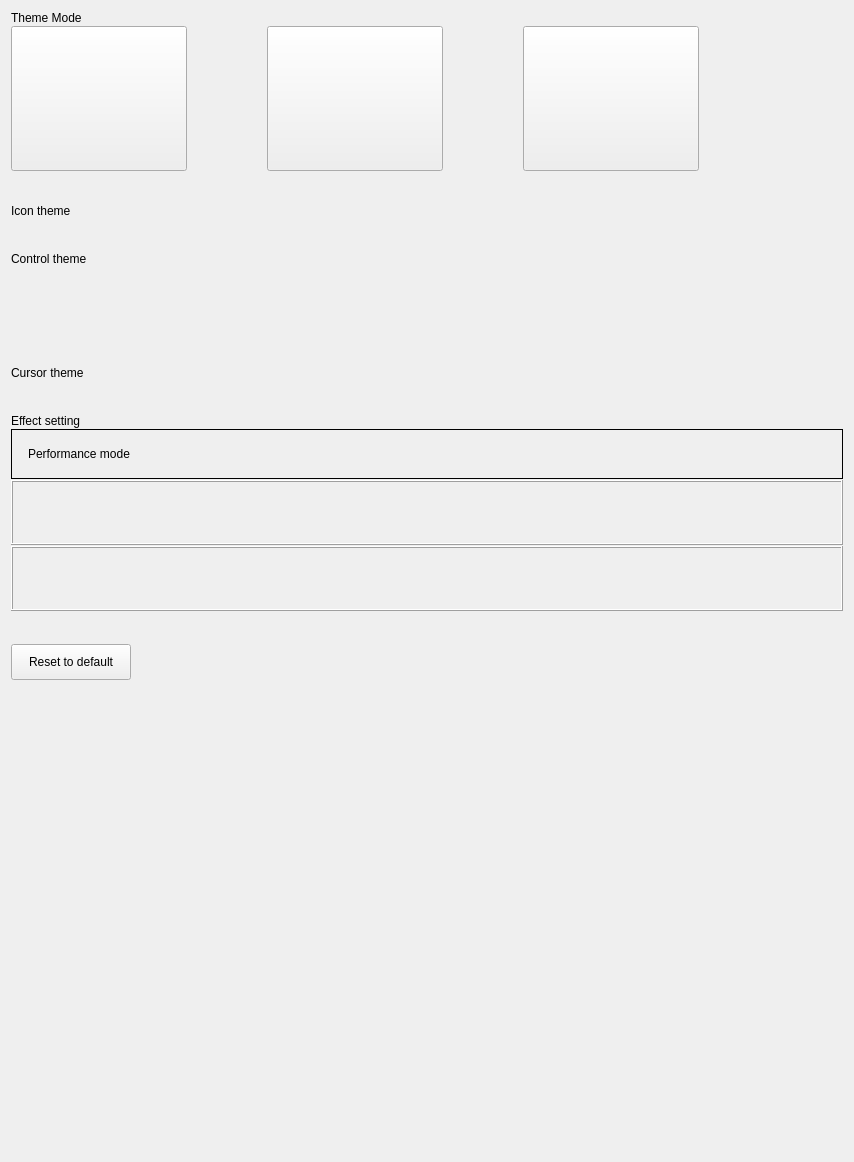
<?xml version="1.0" encoding="UTF-8"?>
<ui version="4.0">
 <class>Theme</class>
 <widget class="QWidget" name="Theme">
  <property name="geometry">
   <rect>
    <x>0</x>
    <y>0</y>
    <width>854</width>
    <height>1162</height>
   </rect>
  </property>
  <property name="minimumSize">
   <size>
    <width>0</width>
    <height>0</height>
   </size>
  </property>
  <property name="maximumSize">
   <size>
    <width>16777215</width>
    <height>16777215</height>
   </size>
  </property>
  <property name="windowTitle">
   <string notr="true">Theme</string>
  </property>
  <layout class="QVBoxLayout" name="verticalLayout_2">
   <item>
    <widget class="QWidget" name="widget" native="true">
     <layout class="QVBoxLayout" name="verticalLayout_3">
      <property name="spacing">
       <number>0</number>
      </property>
      <property name="leftMargin">
       <number>0</number>
      </property>
      <property name="topMargin">
       <number>0</number>
      </property>
      <property name="rightMargin">
       <number>0</number>
      </property>
      <property name="bottomMargin">
       <number>0</number>
      </property>
      <item>
       <layout class="QVBoxLayout" name="verticalLayout">
        <property name="spacing">
         <number>1</number>
        </property>
        <property name="bottomMargin">
         <number>10</number>
        </property>
        <item>
         <widget class="QLabel" name="titleLabel">
          <property name="sizePolicy">
           <sizepolicy hsizetype="Fixed" vsizetype="Fixed">
            <horstretch>0</horstretch>
            <verstretch>0</verstretch>
           </sizepolicy>
          </property>
          <property name="text">
           <string>Theme Mode</string>
          </property>
         </widget>
        </item>
        <item>
         <widget class="QWidget" name="themeModeWidget" native="true">
          <property name="minimumSize">
           <size>
            <width>0</width>
            <height>145</height>
           </size>
          </property>
          <property name="maximumSize">
           <size>
            <width>16777215</width>
            <height>145</height>
           </size>
          </property>
          <layout class="QHBoxLayout" name="horizontalLayout_2">
           <property name="spacing">
            <number>16</number>
           </property>
           <property name="leftMargin">
            <number>0</number>
           </property>
           <property name="topMargin">
            <number>0</number>
           </property>
           <property name="rightMargin">
            <number>0</number>
           </property>
           <property name="bottomMargin">
            <number>0</number>
           </property>
           <item>
            <widget class="QPushButton" name="defaultButton">
             <property name="sizePolicy">
              <sizepolicy hsizetype="Minimum" vsizetype="Preferred">
               <horstretch>0</horstretch>
               <verstretch>0</verstretch>
              </sizepolicy>
             </property>
             <property name="minimumSize">
              <size>
               <width>176</width>
               <height>0</height>
              </size>
             </property>
             <property name="maximumSize">
              <size>
               <width>176</width>
               <height>16777215</height>
              </size>
             </property>
             <property name="text">
              <string/>
             </property>
             <property name="checkable">
              <bool>true</bool>
             </property>
             <attribute name="buttonGroup">
              <string notr="true">themeModeBtnGroup</string>
             </attribute>
            </widget>
           </item>
           <item>
            <spacer name="horizontalSpacer_9">
             <property name="orientation">
              <enum>Qt::Horizontal</enum>
             </property>
             <property name="sizeType">
              <enum>QSizePolicy::Maximum</enum>
             </property>
             <property name="sizeHint" stdset="0">
              <size>
               <width>64</width>
               <height>20</height>
              </size>
             </property>
            </spacer>
           </item>
           <item>
            <widget class="QPushButton" name="lightButton">
             <property name="sizePolicy">
              <sizepolicy hsizetype="Minimum" vsizetype="Preferred">
               <horstretch>0</horstretch>
               <verstretch>0</verstretch>
              </sizepolicy>
             </property>
             <property name="minimumSize">
              <size>
               <width>176</width>
               <height>0</height>
              </size>
             </property>
             <property name="maximumSize">
              <size>
               <width>176</width>
               <height>16777215</height>
              </size>
             </property>
             <property name="text">
              <string/>
             </property>
             <property name="checkable">
              <bool>true</bool>
             </property>
             <attribute name="buttonGroup">
              <string notr="true">themeModeBtnGroup</string>
             </attribute>
            </widget>
           </item>
           <item>
            <spacer name="horizontalSpacer_10">
             <property name="orientation">
              <enum>Qt::Horizontal</enum>
             </property>
             <property name="sizeType">
              <enum>QSizePolicy::Maximum</enum>
             </property>
             <property name="sizeHint" stdset="0">
              <size>
               <width>64</width>
               <height>20</height>
              </size>
             </property>
            </spacer>
           </item>
           <item>
            <widget class="QPushButton" name="darkButton">
             <property name="sizePolicy">
              <sizepolicy hsizetype="Minimum" vsizetype="Preferred">
               <horstretch>0</horstretch>
               <verstretch>0</verstretch>
              </sizepolicy>
             </property>
             <property name="minimumSize">
              <size>
               <width>176</width>
               <height>0</height>
              </size>
             </property>
             <property name="maximumSize">
              <size>
               <width>176</width>
               <height>16777215</height>
              </size>
             </property>
             <property name="text">
              <string/>
             </property>
             <property name="checkable">
              <bool>true</bool>
             </property>
             <attribute name="buttonGroup">
              <string notr="true">themeModeBtnGroup</string>
             </attribute>
            </widget>
           </item>
           <item>
            <spacer name="horizontalSpacer_11">
             <property name="orientation">
              <enum>Qt::Horizontal</enum>
             </property>
             <property name="sizeHint" stdset="0">
              <size>
               <width>40</width>
               <height>20</height>
              </size>
             </property>
            </spacer>
           </item>
          </layout>
         </widget>
        </item>
        <item>
         <spacer name="verticalSpacer">
          <property name="orientation">
           <enum>Qt::Vertical</enum>
          </property>
          <property name="sizeType">
           <enum>QSizePolicy::Fixed</enum>
          </property>
          <property name="sizeHint" stdset="0">
           <size>
            <width>20</width>
            <height>32</height>
           </size>
          </property>
         </spacer>
        </item>
        <item>
         <widget class="QLabel" name="label_2">
          <property name="sizePolicy">
           <sizepolicy hsizetype="Fixed" vsizetype="Fixed">
            <horstretch>0</horstretch>
            <verstretch>0</verstretch>
           </sizepolicy>
          </property>
          <property name="text">
           <string>Icon theme</string>
          </property>
         </widget>
        </item>
        <item>
         <widget class="QWidget" name="iconThemeWidget" native="true">
          <layout class="QVBoxLayout" name="verticalLayout_8">
           <property name="spacing">
            <number>0</number>
           </property>
           <property name="leftMargin">
            <number>0</number>
           </property>
           <property name="topMargin">
            <number>0</number>
           </property>
           <property name="rightMargin">
            <number>0</number>
           </property>
           <property name="bottomMargin">
            <number>0</number>
           </property>
           <item>
            <layout class="QVBoxLayout" name="iconThemeVerLayout">
             <property name="spacing">
              <number>8</number>
             </property>
            </layout>
           </item>
          </layout>
         </widget>
        </item>
        <item>
         <spacer name="verticalSpacer_2">
          <property name="orientation">
           <enum>Qt::Vertical</enum>
          </property>
          <property name="sizeType">
           <enum>QSizePolicy::Fixed</enum>
          </property>
          <property name="sizeHint" stdset="0">
           <size>
            <width>20</width>
            <height>32</height>
           </size>
          </property>
         </spacer>
        </item>
        <item>
         <widget class="QLabel" name="controlLabel">
          <property name="sizePolicy">
           <sizepolicy hsizetype="Fixed" vsizetype="Fixed">
            <horstretch>0</horstretch>
            <verstretch>0</verstretch>
           </sizepolicy>
          </property>
          <property name="text">
           <string>Control theme</string>
          </property>
         </widget>
        </item>
        <item>
         <widget class="QWidget" name="controlWidget" native="true">
          <property name="minimumSize">
           <size>
            <width>0</width>
            <height>66</height>
           </size>
          </property>
          <property name="maximumSize">
           <size>
            <width>16777215</width>
            <height>66</height>
           </size>
          </property>
          <layout class="QHBoxLayout" name="horizontalLayout_6">
           <property name="spacing">
            <number>0</number>
           </property>
           <property name="leftMargin">
            <number>0</number>
           </property>
           <property name="topMargin">
            <number>0</number>
           </property>
           <property name="rightMargin">
            <number>0</number>
           </property>
           <property name="bottomMargin">
            <number>0</number>
           </property>
           <item>
            <layout class="QHBoxLayout" name="controlHorLayout">
             <property name="spacing">
              <number>16</number>
             </property>
             <property name="leftMargin">
              <number>24</number>
             </property>
             <property name="rightMargin">
              <number>24</number>
             </property>
            </layout>
           </item>
          </layout>
         </widget>
        </item>
        <item>
         <spacer name="verticalSpacer_3">
          <property name="orientation">
           <enum>Qt::Vertical</enum>
          </property>
          <property name="sizeType">
           <enum>QSizePolicy::Fixed</enum>
          </property>
          <property name="sizeHint" stdset="0">
           <size>
            <width>20</width>
            <height>32</height>
           </size>
          </property>
         </spacer>
        </item>
        <item>
         <widget class="QLabel" name="label_5">
          <property name="sizePolicy">
           <sizepolicy hsizetype="Fixed" vsizetype="Fixed">
            <horstretch>0</horstretch>
            <verstretch>0</verstretch>
           </sizepolicy>
          </property>
          <property name="text">
           <string>Cursor theme</string>
          </property>
         </widget>
        </item>
        <item>
         <widget class="QWidget" name="cursorWidget" native="true">
          <layout class="QVBoxLayout" name="verticalLayout_9">
           <property name="spacing">
            <number>0</number>
           </property>
           <property name="leftMargin">
            <number>0</number>
           </property>
           <property name="topMargin">
            <number>0</number>
           </property>
           <property name="rightMargin">
            <number>0</number>
           </property>
           <property name="bottomMargin">
            <number>0</number>
           </property>
           <item>
            <layout class="QVBoxLayout" name="cursorVerLayout">
             <property name="spacing">
              <number>8</number>
             </property>
            </layout>
           </item>
          </layout>
         </widget>
        </item>
        <item>
         <spacer name="verticalSpacer_4">
          <property name="orientation">
           <enum>Qt::Vertical</enum>
          </property>
          <property name="sizeType">
           <enum>QSizePolicy::Fixed</enum>
          </property>
          <property name="sizeHint" stdset="0">
           <size>
            <width>20</width>
            <height>32</height>
           </size>
          </property>
         </spacer>
        </item>
        <item>
         <widget class="QLabel" name="effectLabel">
          <property name="sizePolicy">
           <sizepolicy hsizetype="Fixed" vsizetype="Fixed">
            <horstretch>0</horstretch>
            <verstretch>0</verstretch>
           </sizepolicy>
          </property>
          <property name="text">
           <string>Effect setting</string>
          </property>
         </widget>
        </item>
        <item>
         <widget class="QFrame" name="effectFrame">
          <property name="sizePolicy">
           <sizepolicy hsizetype="Expanding" vsizetype="Expanding">
            <horstretch>0</horstretch>
            <verstretch>0</verstretch>
           </sizepolicy>
          </property>
          <property name="minimumSize">
           <size>
            <width>550</width>
            <height>50</height>
           </size>
          </property>
          <property name="maximumSize">
           <size>
            <width>960</width>
            <height>200</height>
           </size>
          </property>
          <property name="frameShape">
           <enum>QFrame::Box</enum>
          </property>
          <layout class="QVBoxLayout" name="verticalLayout_10">
           <property name="spacing">
            <number>10</number>
           </property>
           <property name="leftMargin">
            <number>10</number>
           </property>
           <property name="topMargin">
            <number>0</number>
           </property>
           <property name="rightMargin">
            <number>10</number>
           </property>
           <property name="bottomMargin">
            <number>0</number>
           </property>
           <item>
            <layout class="QHBoxLayout" name="effectHorLayout">
             <property name="spacing">
              <number>0</number>
             </property>
             <property name="leftMargin">
              <number>6</number>
             </property>
             <property name="rightMargin">
              <number>6</number>
             </property>
             <item>
              <widget class="QLabel" name="label_8">
               <property name="sizePolicy">
                <sizepolicy hsizetype="Fixed" vsizetype="Fixed">
                 <horstretch>0</horstretch>
                 <verstretch>0</verstretch>
                </sizepolicy>
               </property>
               <property name="text">
                <string>Performance mode</string>
               </property>
              </widget>
             </item>
             <item>
              <spacer name="horizontalSpacer">
               <property name="orientation">
                <enum>Qt::Horizontal</enum>
               </property>
               <property name="sizeHint" stdset="0">
                <size>
                 <width>40</width>
                 <height>20</height>
                </size>
               </property>
              </spacer>
             </item>
            </layout>
           </item>
          </layout>
         </widget>
        </item>
        <item>
         <widget class="QFrame" name="transFrame">
          <property name="minimumSize">
           <size>
            <width>550</width>
            <height>65</height>
           </size>
          </property>
          <property name="maximumSize">
           <size>
            <width>960</width>
            <height>16777215</height>
           </size>
          </property>
          <property name="sizeIncrement">
           <size>
            <width>0</width>
            <height>0</height>
           </size>
          </property>
          <property name="frameShape">
           <enum>QFrame::Box</enum>
          </property>
          <property name="frameShadow">
           <enum>QFrame::Raised</enum>
          </property>
          <layout class="QVBoxLayout" name="verticalLayout_4">
           <property name="spacing">
            <number>0</number>
           </property>
           <property name="topMargin">
            <number>0</number>
           </property>
           <property name="bottomMargin">
            <number>0</number>
           </property>
           <item>
            <layout class="QHBoxLayout" name="transparentLayout">
             <property name="spacing">
              <number>16</number>
             </property>
             <property name="leftMargin">
              <number>6</number>
             </property>
             <property name="rightMargin">
              <number>6</number>
             </property>
            </layout>
           </item>
          </layout>
         </widget>
        </item>
        <item>
         <widget class="QFrame" name="kwinFrame">
          <property name="minimumSize">
           <size>
            <width>550</width>
            <height>65</height>
           </size>
          </property>
          <property name="maximumSize">
           <size>
            <width>960</width>
            <height>16777215</height>
           </size>
          </property>
          <property name="sizeIncrement">
           <size>
            <width>0</width>
            <height>0</height>
           </size>
          </property>
          <property name="frameShape">
           <enum>QFrame::Box</enum>
          </property>
          <property name="frameShadow">
           <enum>QFrame::Raised</enum>
          </property>
          <layout class="QVBoxLayout" name="verticalLayout_6">
           <property name="spacing">
            <number>0</number>
           </property>
           <property name="topMargin">
            <number>0</number>
           </property>
           <property name="bottomMargin">
            <number>0</number>
           </property>
           <item>
            <layout class="QHBoxLayout" name="kwinLayout">
             <property name="spacing">
              <number>16</number>
             </property>
             <property name="leftMargin">
              <number>6</number>
             </property>
             <property name="rightMargin">
              <number>6</number>
             </property>
            </layout>
           </item>
          </layout>
         </widget>
        </item>
        <item>
         <spacer name="verticalSpacer_5">
          <property name="orientation">
           <enum>Qt::Vertical</enum>
          </property>
          <property name="sizeType">
           <enum>QSizePolicy::Fixed</enum>
          </property>
          <property name="sizeHint" stdset="0">
           <size>
            <width>20</width>
            <height>32</height>
           </size>
          </property>
         </spacer>
        </item>
        <item>
         <layout class="QHBoxLayout" name="horizontalLayout_8">
          <item>
           <widget class="QPushButton" name="resetBtn">
            <property name="minimumSize">
             <size>
              <width>120</width>
              <height>36</height>
             </size>
            </property>
            <property name="maximumSize">
             <size>
              <width>16777215</width>
              <height>36</height>
             </size>
            </property>
            <property name="text">
             <string>Reset to default</string>
            </property>
           </widget>
          </item>
          <item>
           <spacer name="horizontalSpacer_2">
            <property name="orientation">
             <enum>Qt::Horizontal</enum>
            </property>
            <property name="sizeHint" stdset="0">
             <size>
              <width>40</width>
              <height>20</height>
             </size>
            </property>
           </spacer>
          </item>
         </layout>
        </item>
       </layout>
      </item>
     </layout>
    </widget>
   </item>
   <item>
    <spacer name="verticalSpacer_6">
     <property name="orientation">
      <enum>Qt::Vertical</enum>
     </property>
     <property name="sizeHint" stdset="0">
      <size>
       <width>20</width>
       <height>40</height>
      </size>
     </property>
    </spacer>
   </item>
  </layout>
 </widget>
 <layoutdefault spacing="6" margin="11"/>
 <resources/>
 <connections/>
 <buttongroups>
  <buttongroup name="themeModeBtnGroup"/>
 </buttongroups>
</ui>
